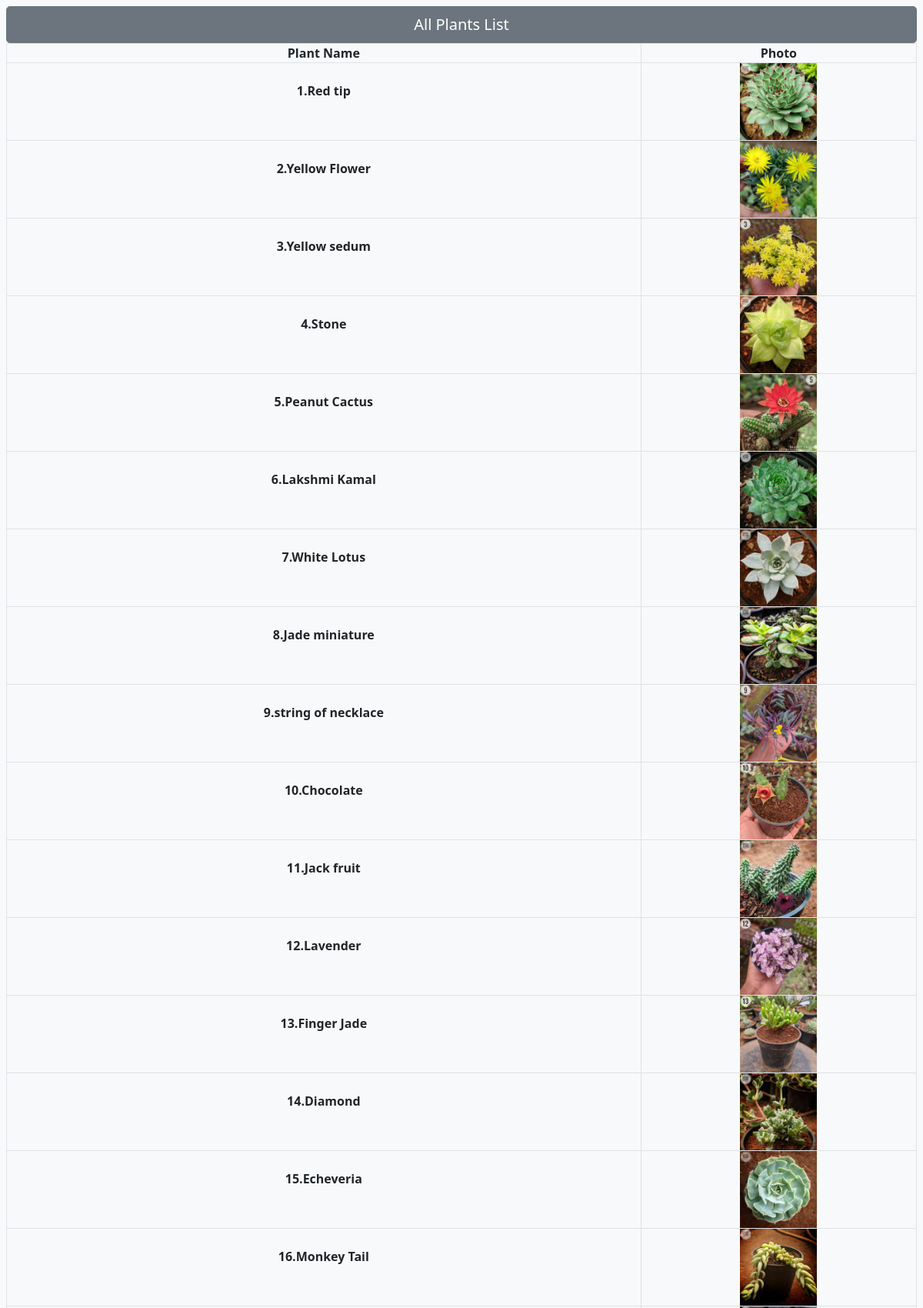
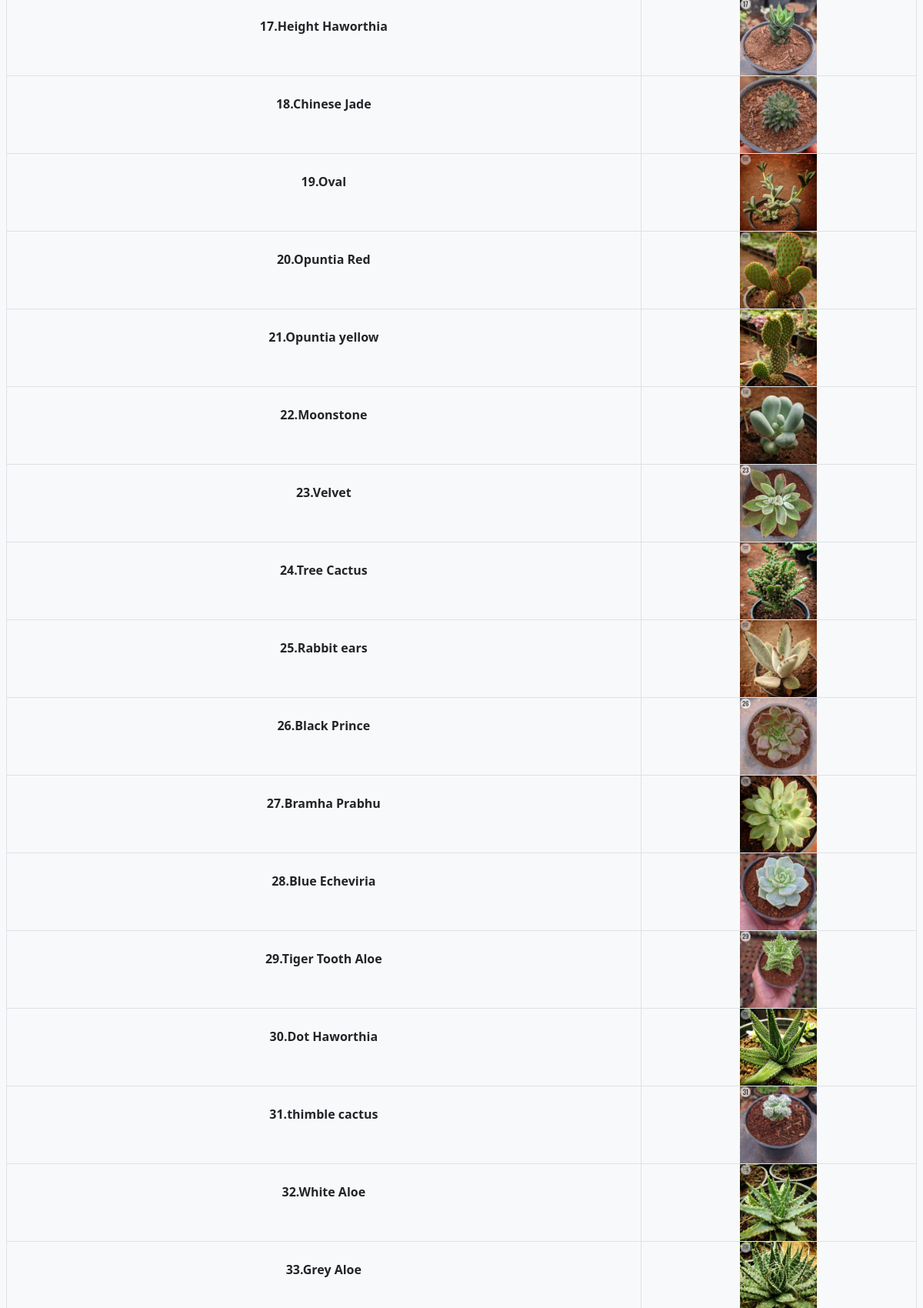
/billing/local (upper part), run on the app's committed database (2 pictures, top to bottom).
### store/models.py (models this page shows, shortened)
class Product(models.Model):
    pid=models.IntegerField(null=False)
    category = models.ForeignKey(Category, related_name='product', on_delete=models.CASCADE,default=7)
    risk = models.ForeignKey(Risk, related_name='product', on_delete=models.CASCADE,default=1)
    created_by = models.ForeignKey(User, on_delete=models.CASCADE, related_name='product_creator',default=1)
    title = models.CharField(max_length=255)
    Nickname=models.CharField(max_length=255)
    author = models.CharField(max_length=255, default='admin')
    description = models.TextField(blank=True)
    image = models.ImageField(upload_to='images/', default='images/default.png')
    slug = models.SlugField(max_length=255)
    size=models.CharField(max_length=255, default="2-3")
    price = models.IntegerField(default=0)
    disprice = models.IntegerField(default=0)
    orgprice = models.IntegerField(default=0)
    in_stock = models.BooleanField(default=True)
    indoor = models.BooleanField(default=False)
    mother = models.BooleanField(default=False)
    is_active = models.BooleanField(default=True)
    created = models.DateTimeField(auto_now_add=True)
    updated = models.DateTimeField(auto_now=True)
    objects = models.Manager()
    sun = models.ForeignKey(Sun, related_name='product', on_delete=models.CASCADE,default=1)
    Watering = models.ForeignKey(Watering, related_name='product', on_delete=models.CASCADE,default=1)
    products = ProductManager()
    maintenance = models.ForeignKey(maintenance, related_name='product', on_delete=models.CASCADE,default=1)
    tag = models.CharField(max_length=20, choices=TAG_CHOICES, default='None')
    class Meta:
        verbose_name_plural = 'Products'
        ordering = ('-created',)

### billing/views.py (the view)
# urls.py: path('local',views.local,name='local'),
def local(request):
  pid=[]
  name=[]
  photo=[]
  for i in Product.objects.order_by('pid'):
    name.append(i.Nickname)
    pid.append(i.pid)
    photo.append(i.image.url)
  prod=zip(pid,name,photo)
  typen="All Plants List"
  return render(request,'store/local.html',{'prod':prod,'typen':typen})

### basket/context_processors.py (called while the page is built)
def basket(request):
    return {'basket': Basket(request)}

### store/context_processors.py (called while the page is built)
def categories(request):
    Product.objects.update(price=F('orgprice')-F('disprice'))
    return {
        'categories': Category.objects.all()
    }

### templates/store/local.html (shortened to what this page needs)
{% extends "./base.html" %} {% load static %} {% block title %}Catalogue{%endblock %}
{% load mathfilters %}
{% block content %}
<main>
  <div class="album py-2 bg-light">
    <div class="mx-2">
      <button class="btn btn-secondary btn-lg btn-block">{{typen}}</button>
      <table class="table table-hover table-bordered text-center">
        <tr>
          <th class="p-0" scope="col">Plant Name</th>
          <th class="p-0" scope="col">Photo</th>
        </tr>
        {% for i,j,k in prod %}
        <tr>
          <td class="p-0 pt-4" scope="row"><b>{{i}}.{{j}}</b></td>
          <td class="p-0">
            <img
              src="{{k}}"
              alt="mypic"
              width="100"
              height="100"
            />
          </td>
        </tr>
        {% endfor %}
</table>
    </div>
    </div>
    <br>
    <br>
</main>
{% endblock %}

### data on the page
Product: prod "Red tip"
Product: prod "Yellow Flower"
Product: prod "Yellow sedum"
Product: prod "Stone"
Product: prod "Peanut Cactus"
Product: prod "Lakshmi Kamal"
Product: prod "White Lotus"
Product: prod "Jade miniature"
Product: prod "string of necklace"
Product: prod "Chocolate"
Product: prod "Jack fruit"
Product: prod "Lavender"
Product: prod "Finger Jade"
Product: prod "Diamond"
Product: prod "Echeveria"
Product: prod "Monkey Tail"
Product: prod "Height Haworthia"
Product: prod "Chinese Jade"
Product: prod "Oval"
Product: prod "Opuntia Red"
Product: prod "Opuntia yellow"
Product: prod "Moonstone"
Product: prod "Velvet"
Product: prod "Tree Cactus"
Product: prod "Rabbit ears"
Product: prod "Black Prince"
Product: prod "Bramha Prabhu"
Product: prod "Blue Echeviria"
Product: prod "Tiger Tooth Aloe"
Product: prod "Dot Haworthia"
Product: prod "thimble cactus"
Product: prod "White Aloe"
Product: prod "Grey Aloe"

### other printed values
{{ typen }} "All Plants List"
{{ i }} "1" "2" "3" "4" "5" "6" "7" "8" "9" "10" "11" "12" "13" "14" "15" "16" "17" "18" "19" "20" "21" "22" "23" "24" "25" "26" "27" "28" "29" "30" "31" "32" "33"
